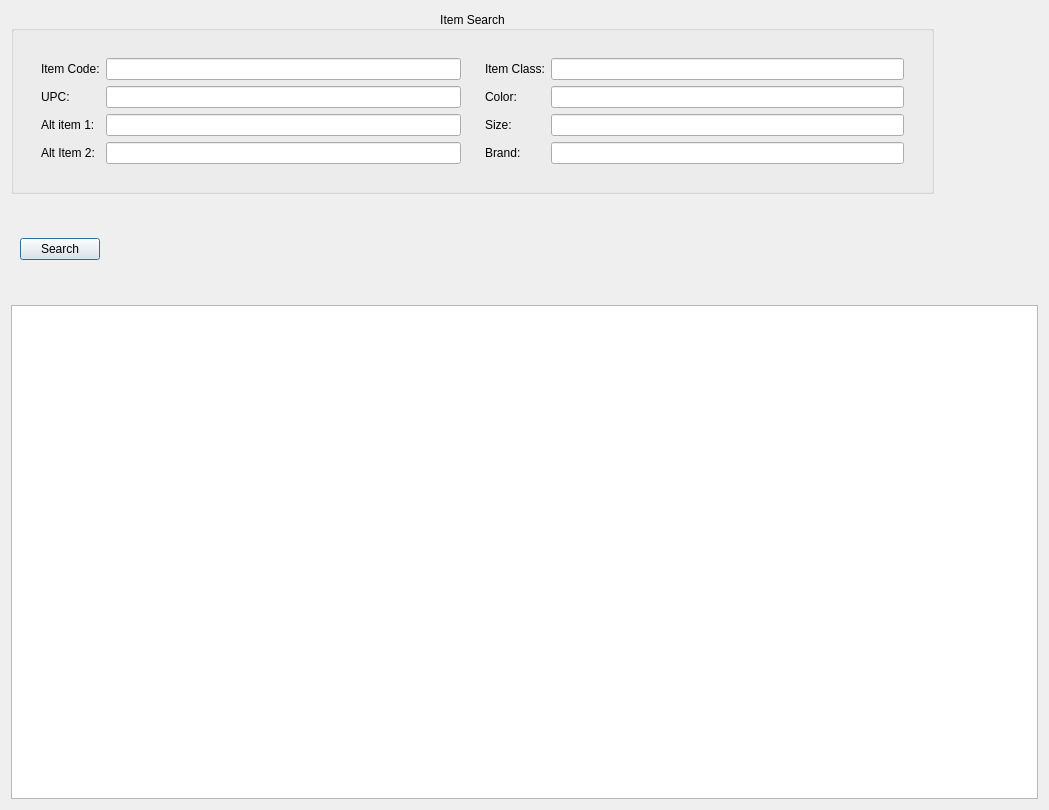
<?xml version="1.0" encoding="UTF-8"?>
<ui version="4.0">
 <class>ItemSearch</class>
 <widget class="QDialog" name="ItemSearch">
  <property name="geometry">
   <rect>
    <x>0</x>
    <y>0</y>
    <width>1049</width>
    <height>810</height>
   </rect>
  </property>
  <property name="windowTitle">
   <string>Item Search Window</string>
  </property>
  <layout class="QGridLayout" name="gridLayout_6">
   <item row="2" column="0" colspan="3">
    <widget class="QTableView" name="tableViewItemSearch">
     <property name="styleSheet">
      <string notr="true"/>
     </property>
     <property name="frameShape">
      <enum>QFrame::StyledPanel</enum>
     </property>
     <property name="sizeAdjustPolicy">
      <enum>QAbstractScrollArea::AdjustToContents</enum>
     </property>
     <property name="editTriggers">
      <set>QAbstractItemView::NoEditTriggers</set>
     </property>
     <property name="alternatingRowColors">
      <bool>true</bool>
     </property>
    </widget>
   </item>
   <item row="0" column="0" colspan="2">
    <widget class="QGroupBox" name="groupBox">
     <property name="title">
      <string>Item Search</string>
     </property>
     <property name="alignment">
      <set>Qt::AlignCenter</set>
     </property>
     <layout class="QGridLayout" name="gridLayout_4">
      <item row="0" column="0">
       <widget class="QFrame" name="frame_3">
        <property name="frameShape">
         <enum>QFrame::NoFrame</enum>
        </property>
        <property name="frameShadow">
         <enum>QFrame::Raised</enum>
        </property>
        <layout class="QGridLayout" name="gridLayout">
         <item row="0" column="0">
          <widget class="QFrame" name="frame">
           <property name="frameShape">
            <enum>QFrame::NoFrame</enum>
           </property>
           <property name="frameShadow">
            <enum>QFrame::Raised</enum>
           </property>
           <layout class="QGridLayout" name="gridLayout_2">
            <item row="3" column="1">
             <widget class="QLineEdit" name="lineEdit_alt_item_id2"/>
            </item>
            <item row="2" column="1">
             <widget class="QLineEdit" name="lineEdit_alt_item_id1"/>
            </item>
            <item row="2" column="0">
             <widget class="QLabel" name="label_3">
              <property name="text">
               <string>Alt item 1:</string>
              </property>
             </widget>
            </item>
            <item row="0" column="1">
             <widget class="QLineEdit" name="lineEdit_itemCode"/>
            </item>
            <item row="3" column="0">
             <widget class="QLabel" name="label_4">
              <property name="text">
               <string>Alt Item 2:</string>
              </property>
             </widget>
            </item>
            <item row="0" column="0">
             <widget class="QLabel" name="label_2">
              <property name="text">
               <string>Item Code:</string>
              </property>
             </widget>
            </item>
            <item row="1" column="1">
             <widget class="QLineEdit" name="lineEdit_UPC"/>
            </item>
            <item row="1" column="0">
             <widget class="QLabel" name="label">
              <property name="text">
               <string>UPC:</string>
              </property>
             </widget>
            </item>
           </layout>
          </widget>
         </item>
         <item row="0" column="1">
          <widget class="QFrame" name="frame_2">
           <property name="frameShape">
            <enum>QFrame::NoFrame</enum>
           </property>
           <property name="frameShadow">
            <enum>QFrame::Raised</enum>
           </property>
           <layout class="QGridLayout" name="gridLayout_3">
            <item row="1" column="0">
             <widget class="QLabel" name="label_7">
              <property name="text">
               <string>Color:</string>
              </property>
             </widget>
            </item>
            <item row="0" column="0">
             <widget class="QLabel" name="label_6">
              <property name="text">
               <string>Item Class:</string>
              </property>
             </widget>
            </item>
            <item row="0" column="1">
             <widget class="QLineEdit" name="lineEdit_item_class"/>
            </item>
            <item row="2" column="1">
             <widget class="QLineEdit" name="lineEdit_size"/>
            </item>
            <item row="1" column="1">
             <widget class="QLineEdit" name="lineEdit_Color"/>
            </item>
            <item row="2" column="0">
             <widget class="QLabel" name="label_8">
              <property name="text">
               <string>Size:</string>
              </property>
             </widget>
            </item>
            <item row="3" column="1">
             <widget class="QLineEdit" name="lineEdit_Brand"/>
            </item>
            <item row="3" column="0">
             <widget class="QLabel" name="label_5">
              <property name="text">
               <string>Brand:</string>
              </property>
             </widget>
            </item>
           </layout>
          </widget>
         </item>
        </layout>
       </widget>
      </item>
     </layout>
    </widget>
   </item>
   <item row="1" column="1">
    <spacer name="horizontalSpacer">
     <property name="orientation">
      <enum>Qt::Horizontal</enum>
     </property>
     <property name="sizeHint" stdset="0">
      <size>
       <width>811</width>
       <height>78</height>
      </size>
     </property>
    </spacer>
   </item>
   <item row="0" column="2" rowspan="2">
    <spacer name="verticalSpacer">
     <property name="orientation">
      <enum>Qt::Vertical</enum>
     </property>
     <property name="sizeHint" stdset="0">
      <size>
       <width>98</width>
       <height>288</height>
      </size>
     </property>
    </spacer>
   </item>
   <item row="1" column="0">
    <widget class="QFrame" name="frame_4">
     <property name="frameShape">
      <enum>QFrame::NoFrame</enum>
     </property>
     <property name="frameShadow">
      <enum>QFrame::Raised</enum>
     </property>
     <layout class="QGridLayout" name="gridLayout_5">
      <item row="0" column="0">
       <widget class="QPushButton" name="pushButton_Search">
        <property name="text">
         <string>Search</string>
        </property>
       </widget>
      </item>
      <item row="0" column="1">
       <widget class="QLabel" name="Records">
        <property name="text">
         <string/>
        </property>
       </widget>
      </item>
     </layout>
    </widget>
   </item>
  </layout>
 </widget>
 <resources/>
 <connections/>
</ui>
